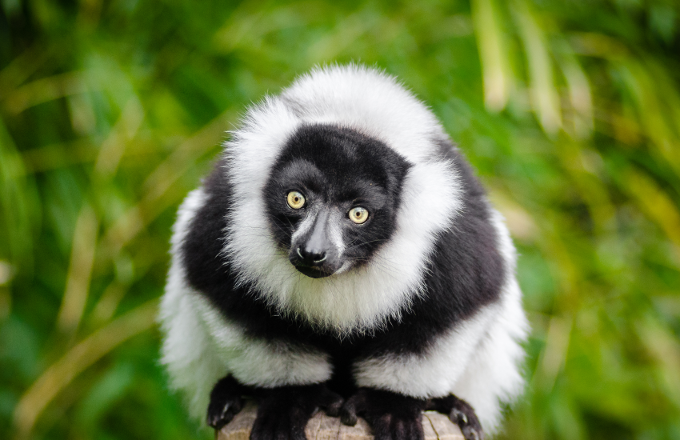
#> input picture alphamatting/lemur.png, 680 x 440 px, found by its file name
$ python main_C.py
#> lines starting #> are read from the running program, lines starting #| are printed output that depends on the picture; after the words box and inside, x2 and y2 are one past the last pixel; in counts of white or black regions, pixels touching at a corner belong together
import numpy as np
import scipy.sparse
from PIL import Image
import numpy as np
from pymatting import cg, cf_laplacian, ProgressCallback
import time

# [143 lines left out: functions make_P, spai0_step, jacobi_step, build_cache_L, build_cache_C, vcycle_step, not called in this run]

def main():
    print("loading images")

    size = (34, 22)
    size = (680, 440)
    image = np.array(Image.open("images/lemur.png").convert("RGB").resize(size, Image.BOX)) / 255.0
    trimap = np.array(Image.open("images/lemur_trimap.png").convert("L").resize(size, Image.NEAREST)) / 255.0
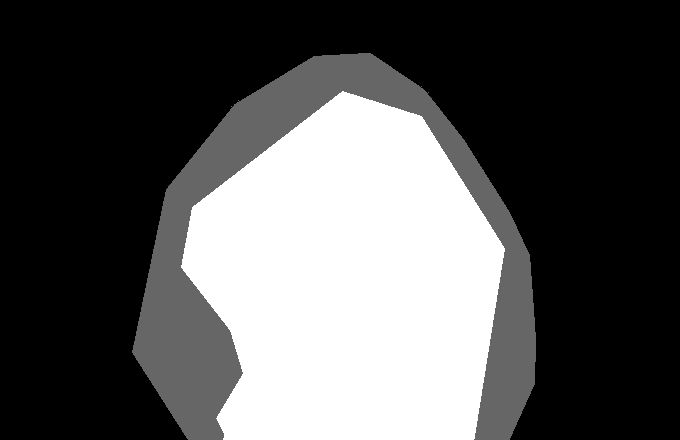
#> input picture alphamatting/lemur_trimap.png, 680 x 440 px, found by its file name

    is_fg = trimap == 1.0
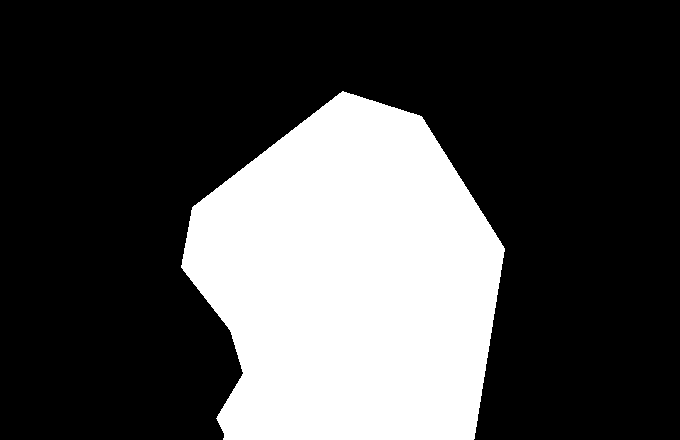
#> is_fg: shape (440, 680) bool; 28.1% white; 1 white region, box (x1, y1, x2, y2) and area: (181, 91, 505, 440) 84208
    is_bg = trimap == 0.0
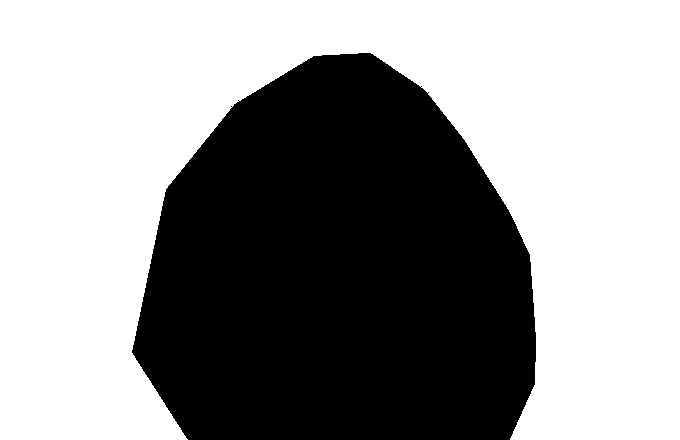
#> is_bg: shape (440, 680) bool; 58.9% white; 1 black region, box (x1, y1, x2, y2) and area: (132, 53, 536, 440) 122874
    is_known = is_fg | is_bg
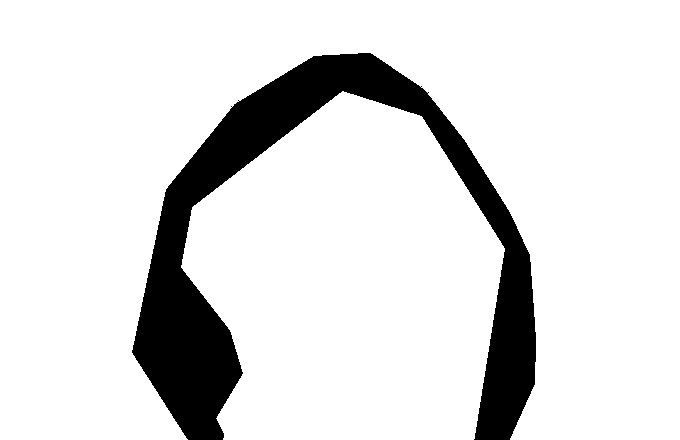
#> is_known: shape (440, 680) bool; 87.1% white; 1 black region, box (x1, y1, x2, y2) and area: (132, 53, 536, 440) 38666
    is_unknown = ~is_known

    b = 100.0 * is_fg.flatten()
    c = 100.0 * is_known.flatten()

    shape = trimap.shape
#> shape = (440, 680)
    h, w = shape
#> h = 440; w = 680

    L = cf_laplacian(image)

    cache = {}
    C = scipy.sparse.diags(c)
    build_cache_L(L, shape, cache)
    build_cache_C(C, shape, cache)
    M = lambda x: vcycle_step(x, shape, cache)

    x = cg(lambda x: L.dot(x) + c * x, b, M=M, callback=ProgressCallback())

    print("\nbaseline:")
    print("iteration      69 - 2.690681e-03 (0.00269068076571873623)")

    alpha = np.clip(x, 0, 1).reshape(h, w)

    import matplotlib.pyplot as plt
    for i, img in enumerate([image, trimap, alpha]):
        plt.subplot(1, 3, 1 + i)
        plt.imshow(img, cmap='gray')
        plt.axis('off')
    plt.show()

if __name__ == "__main__":
    main()
#> (the call stopped at in main, `L = cf_laplacian(image)`: pymatting is not available in this run)
